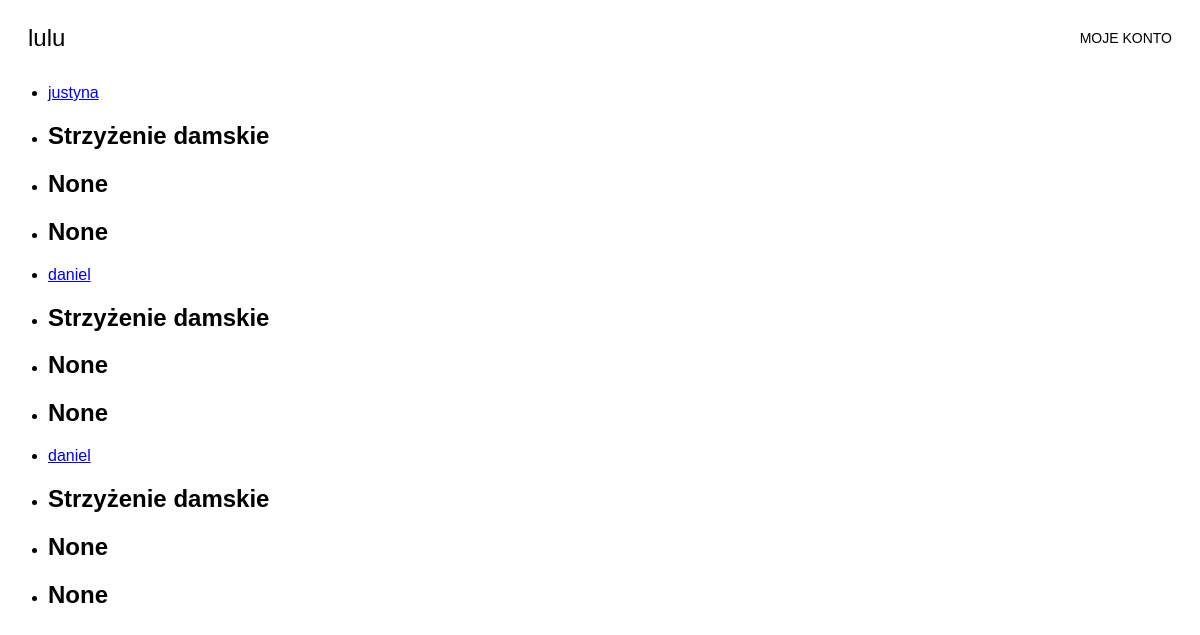
The page /service/1 (signed in) on the database as committed earlier.
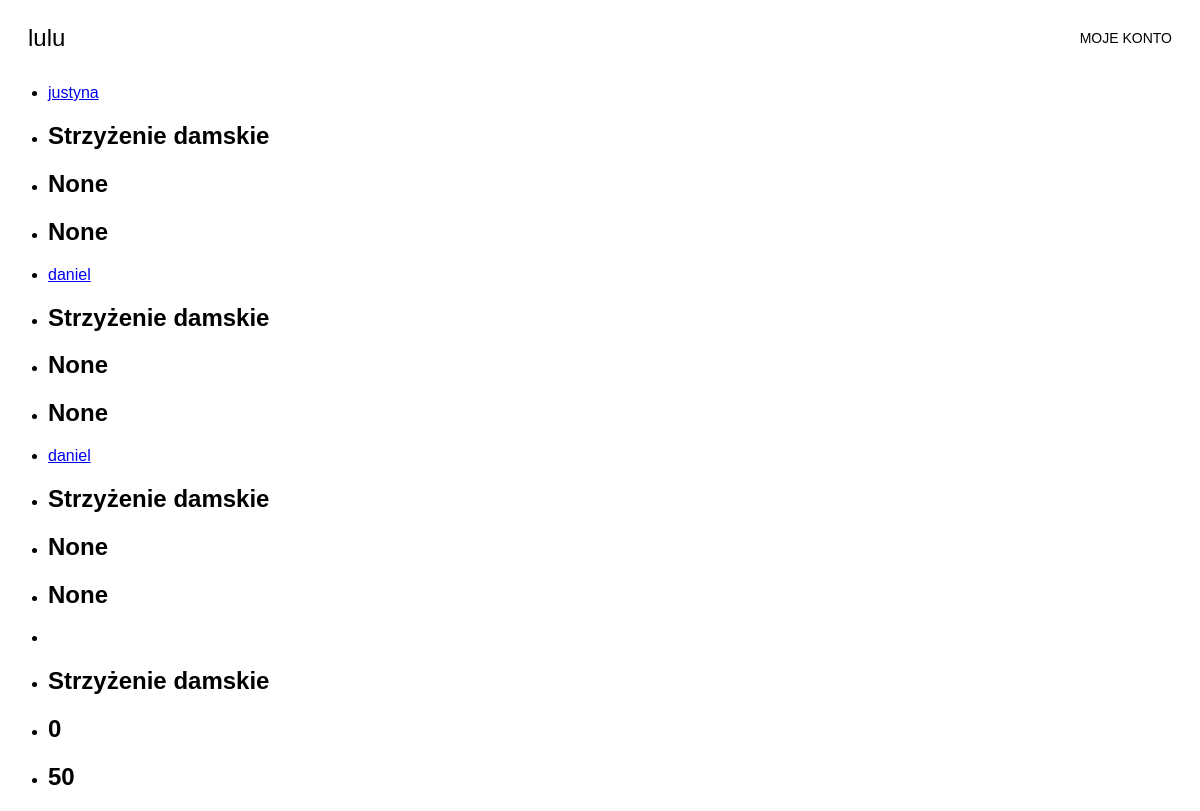
The same page on the database as committed later.
### services/models.py (models this page shows, shortened)
class Service(models.Model):
    category = models.ForeignKey(Category, on_delete=models.CASCADE, null=True)
    types = models.ForeignKey(Type, on_delete=models.SET_NULL, null=True)
    user = models.ForeignKey(User, on_delete=models.CASCADE, null=True)
    price_min = models.IntegerField(null=True)
    price_max = models.IntegerField(null=True)

class Type(models.Model):
    name = models.CharField(max_length=100)
    category = models.ForeignKey(Category, on_delete=models.CASCADE, null=True)

### services/views.py (the view)
# urls.py: path('service/<id>', views.service_list, name='service_list'),
@login_required(login_url="/login")
def service_list(request, id):
    services = Service.objects.filter(category=id)
    return render(request, 'service_list.html', {'services': services})

### services/templates/service_list.html
{% extends "main.html" %}
{% block content%}
    <ul class="sevice-container">
    {% for service in services %}
        <li class="service-item">
            <a href="/profile/{{service.user.id}}">{{ service.user.username }}</a>
        </li>
        <li>
            <h2>{{service.types.name}}</h2>
        </li>
        <li>
            <h2>{{service.price_min}}</h2>
        </li>
        <li>
            <h2>{{service.price_max}}</h2>
        </li>
    {% endfor %}
    </ul>
{% endblock content%}

Rows that differ between the two databases and show on the page:
added Service: types.name "Strzyżenie damskie", price_min "0", price_max "50"
